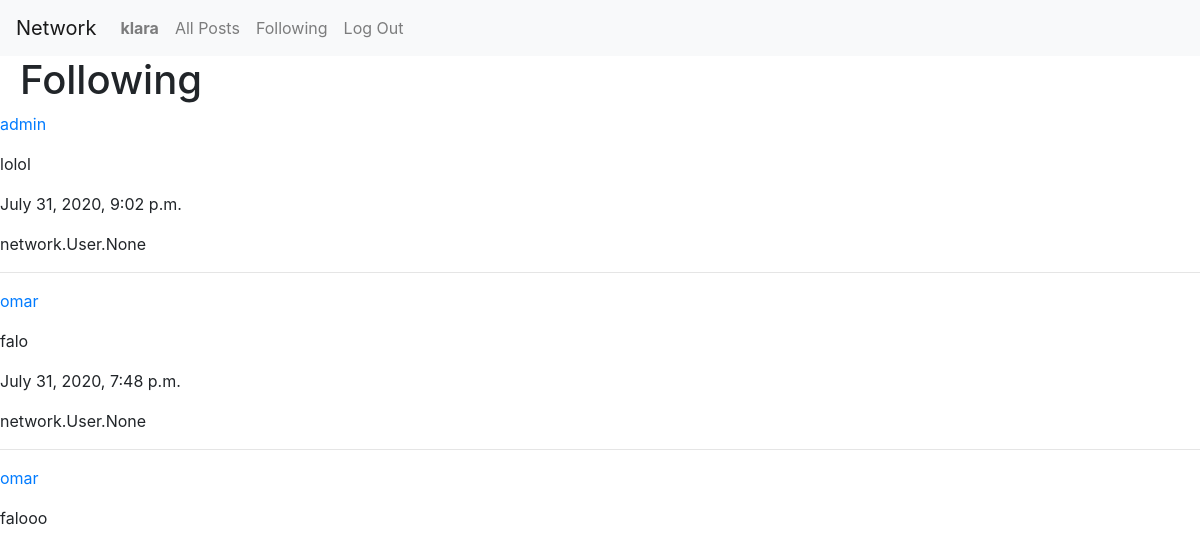
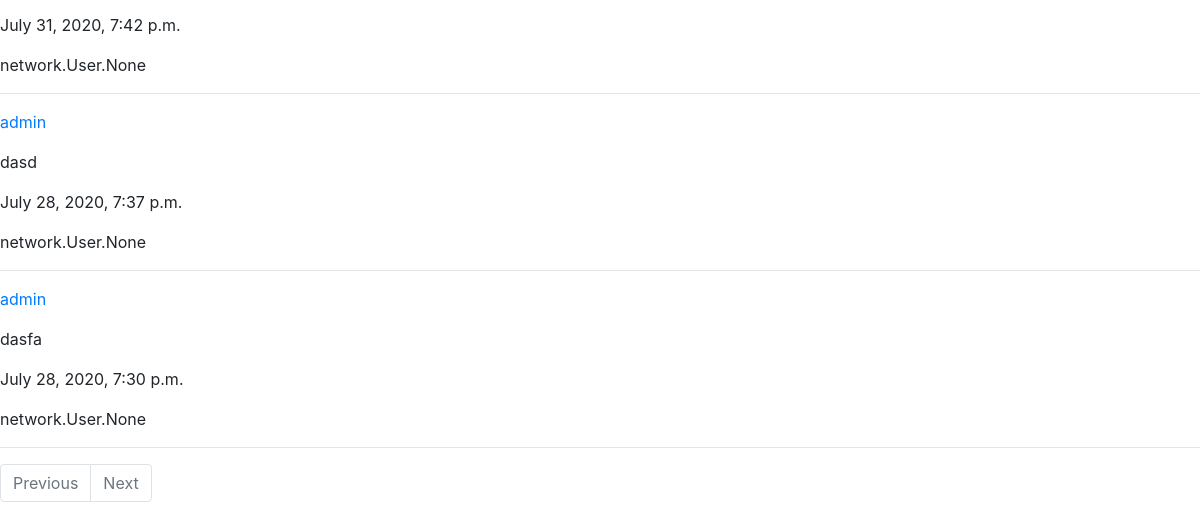
Page /following (signed in) on the earlier database version (2 pictures, top to bottom).
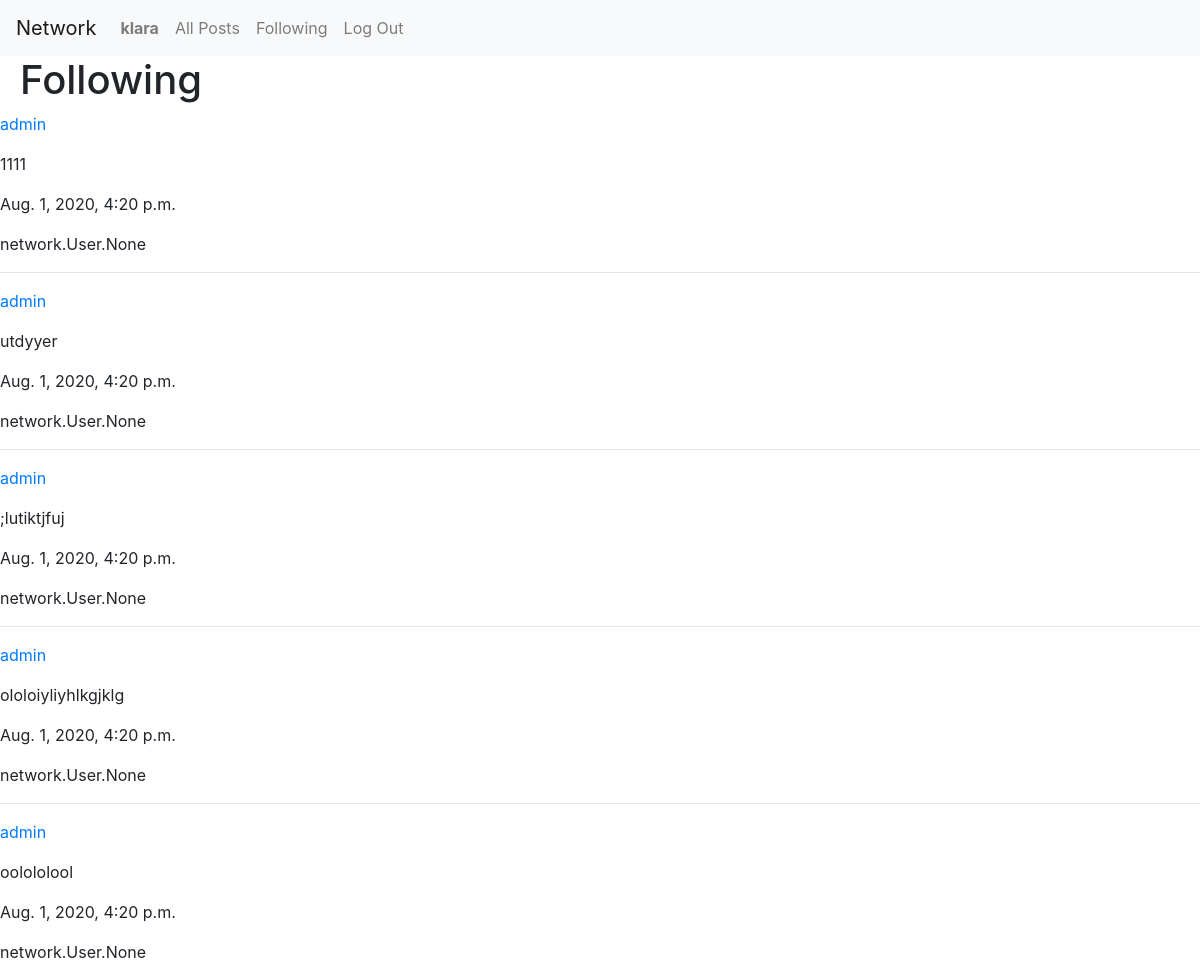
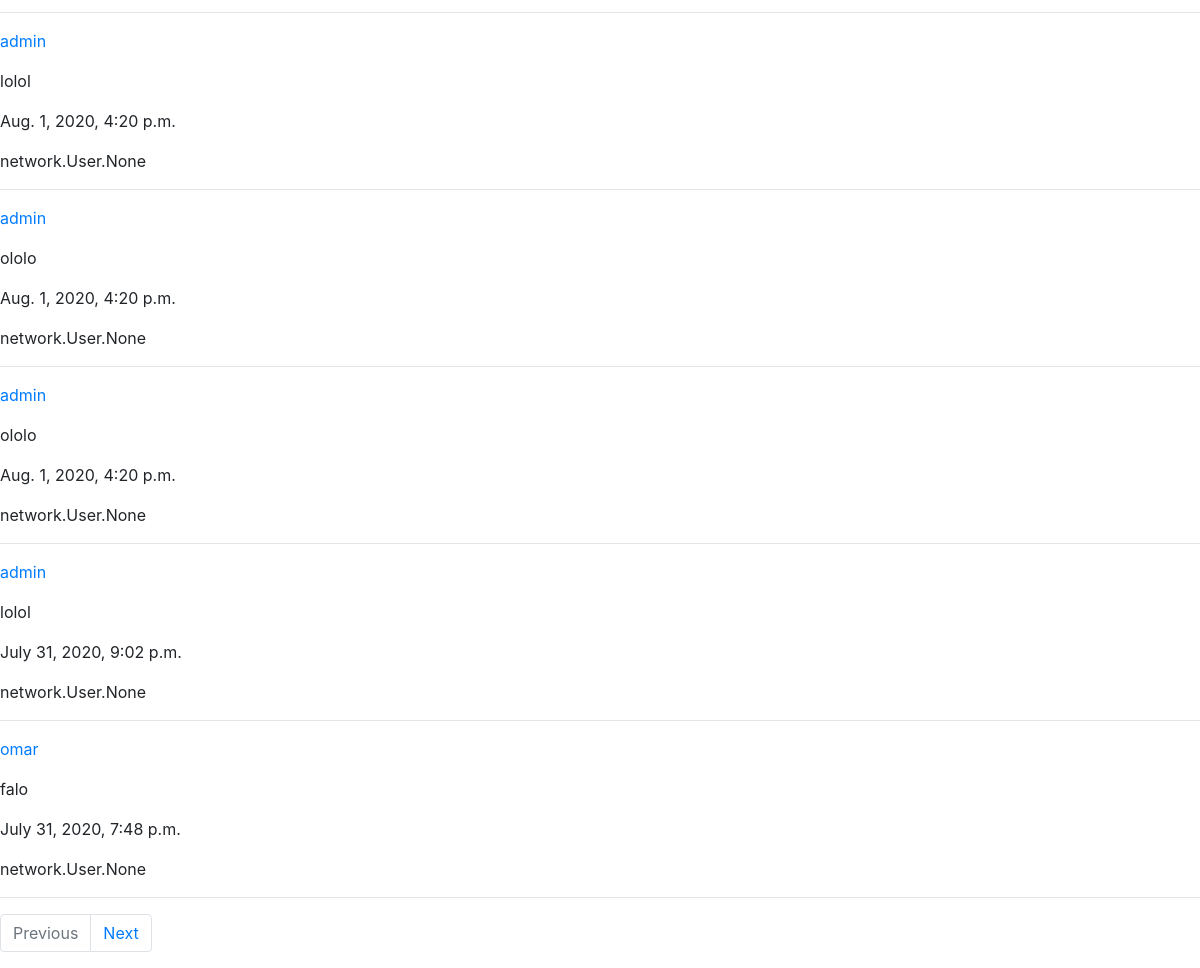
Same page on the later database version (2 pictures, top to bottom).
### network/models.py (models this page shows)
class Post(models.Model):
    user = models.ForeignKey("User", on_delete=models.CASCADE, related_name="poster")
    body = models.TextField(blank=False)
    timestamp = models.DateTimeField(auto_now_add=True)
    likes = models.ManyToManyField("User", blank=True)

class User(AbstractUser):
    pass

### network/views.py (the view)
# urls.py: path("following", views.following, name="following"),
@login_required
def following(request):
    following_users = Follow.objects.filter(follower = request.user)
    posts = []
    for user in following_users:
        user_posts = Post.objects.filter(user = user.user)
        for post in user_posts:
            posts.append(post)
    posts.sort(key = lambda x: x.timestamp)
    posts = posts[::-1]
    paginated_posts = Paginator(posts, 10)
    page_number = request.GET.get('page')
    page_posts = paginated_posts.get_page(page_number)
    return render(request, "network/following.html", {
            "posts": page_posts
        })

### network/templates/network/following.html (shortened to what this page needs)
{% extends "network/layout.html" %}
{% load static %}
{% block body %}
    <h1 class="h1-headings">Following</h1>
    <div class="posts-view">
        {% for post in posts %}
            <div class="post">
                <a href="{% url 'user' post.user.id %}"><p>{{ post.user }}</p></a>
                <p>{{ post.body }}</p>
                <p>{{ post.timestamp }}</p>
                <p>{{ post.likes }}</p>
            </div>
            <hr>
        {% endfor %}
    </div>
    <nav aria-label="Page navigation example">
        <ul class="pagination">
            {% if posts.has_next and posts.has_previous %}
                <li class="page-item"><a class="page-link" href="?page={{ posts.previous_page_number }}">Previous</a></li>
                <li class="page-item"><a class="page-link" href="?page={{ posts.next_page_number }}">Next</a></li>
            {% elif posts.has_next and posts.has_previous is not True %}
                <li class="page-item disabled"><a class="page-link" href="#">Previous</a></li>
                <li class="page-item"><a class="page-link" href="?page={{ posts.next_page_number }}">Next</a></li>
            {% elif posts.has_next is not True and posts.has_previous %}
                <li class="page-item"><a class="page-link" href="?page={{ posts.previous_page_number }}">Previous</a></li>
                <li class="page-item disabled"><a class="page-link" href="#">Next</a></li>
            {% else %}
                <li class="page-item disabled"><a class="page-link" href="#">Previous</a></li>
                <li class="page-item disabled"><a class="page-link" href="#">Next</a></li>
            {% endif %}
        </ul>
      </nav>
{% endblock %}

Differences in the rows shown:
no longer on this page (row unchanged): Post: user "omar", body "falooo", timestamp "July 31, 2020, 7:42 p.m.", likes "network.User.None"
no longer on this page (row unchanged): Post: user "admin", body "dasd", timestamp "July 28, 2020, 7:37 p.m.", likes "network.User.None"
no longer on this page (row unchanged): Post: user "admin", body "dasfa", timestamp "July 28, 2020, 7:30 p.m.", likes "network.User.None"
added Post: user "admin", body "1111", timestamp "Aug. 1, 2020, 4:20 p.m.", likes "network.User.None"
added Post: user "admin", body "utdyyer", timestamp "Aug. 1, 2020, 4:20 p.m.", likes "network.User.None"
added Post: user "admin", body ";lutiktjfuj", timestamp "Aug. 1, 2020, 4:20 p.m.", likes "network.User.None"
added Post: user "admin", body "ololoiyliyhlkgjklg", timestamp "Aug. 1, 2020, 4:20 p.m.", likes "network.User.None"
added Post: user "admin", body "oolololool", timestamp "Aug. 1, 2020, 4:20 p.m.", likes "network.User.None"
added Post: user "admin", body "lolol", timestamp "Aug. 1, 2020, 4:20 p.m.", likes "network.User.None"
added Post: user "admin", body "ololo", timestamp "Aug. 1, 2020, 4:20 p.m.", likes "network.User.None"
added Post: user "admin", body "ololo", timestamp "Aug. 1, 2020, 4:20 p.m.", likes "network.User.None"
